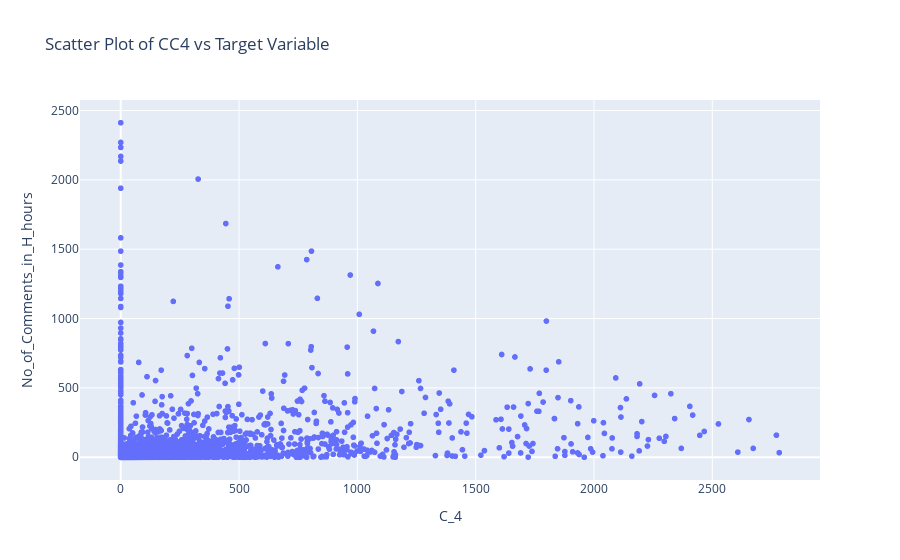
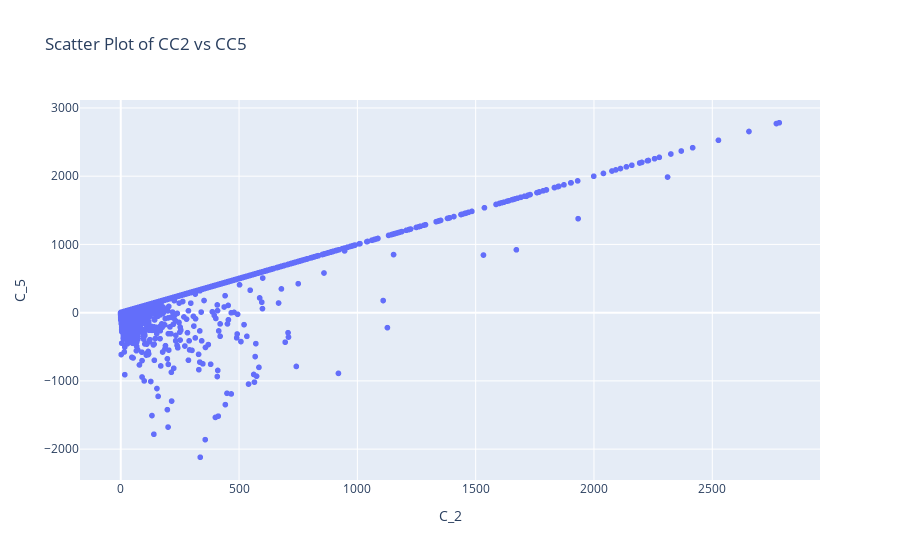

Write notebook code for charts like these, in order.
### Code cell
df6 =Testing.copy()
      

# Example: Creating a scatter plot for CC4 vs Target Variable
fig2 = px.scatter(df6, x='C_4', y='No_of_Comments_in_H_hours', title='Scatter Plot of CC4 vs Target Variable')


# Example: Creating a scatter plot for CC2 vs CC5
fig3 = px.scatter(df6, x='C_2', y='C_5', title='Scatter Plot of CC2 vs CC5')
fig2.show()
fig3.show()

### Figure 1 — Plotly figure (JSON) as saved in the notebook; plotly's stock layout.template omitted (floating-point values rounded to 4 significant figures; data arrays with more than 128 entries replaced by an {"elided": "..."} marker saying what was removed)
{"data": [{"hovertemplate": "C_4=%{x}<br>No_of_Comments_in_H_hours=%{y}<extra></extra>", "legendgroup": "", "marker": {"color": "#636efa", "symbol": "circle"}, "mode": "markers", "name": "", "showlegend": false, "type": "scattergl", "x": {"elided": "10044 int values"}, "xaxis": "x", "y": {"elided": "10044 int values"}, "yaxis": "y"}], "layout": {"legend": {"tracegroupgap": 0}, "title": {"text": "Scatter Plot of CC4 vs Target Variable"}, "xaxis": {"anchor": "y", "domain": [0, 1], "title": {"text": "C_4"}}, "yaxis": {"anchor": "x", "domain": [0, 1], "title": {"text": "No_of_Comments_in_H_hours"}}}}

### Figure 2 — Plotly figure (JSON) as saved in the notebook; plotly's stock layout.template omitted (floating-point values rounded to 4 significant figures; data arrays with more than 128 entries replaced by an {"elided": "..."} marker saying what was removed)
{"data": [{"hovertemplate": "C_2=%{x}<br>C_5=%{y}<extra></extra>", "legendgroup": "", "marker": {"color": "#636efa", "symbol": "circle"}, "mode": "markers", "name": "", "showlegend": false, "type": "scattergl", "x": {"elided": "10044 int values"}, "xaxis": "x", "y": {"elided": "10044 int values"}, "yaxis": "y"}], "layout": {"legend": {"tracegroupgap": 0}, "title": {"text": "Scatter Plot of CC2 vs CC5"}, "xaxis": {"anchor": "y", "domain": [0, 1], "title": {"text": "C_2"}}, "yaxis": {"anchor": "x", "domain": [0, 1], "title": {"text": "C_5"}}}}
